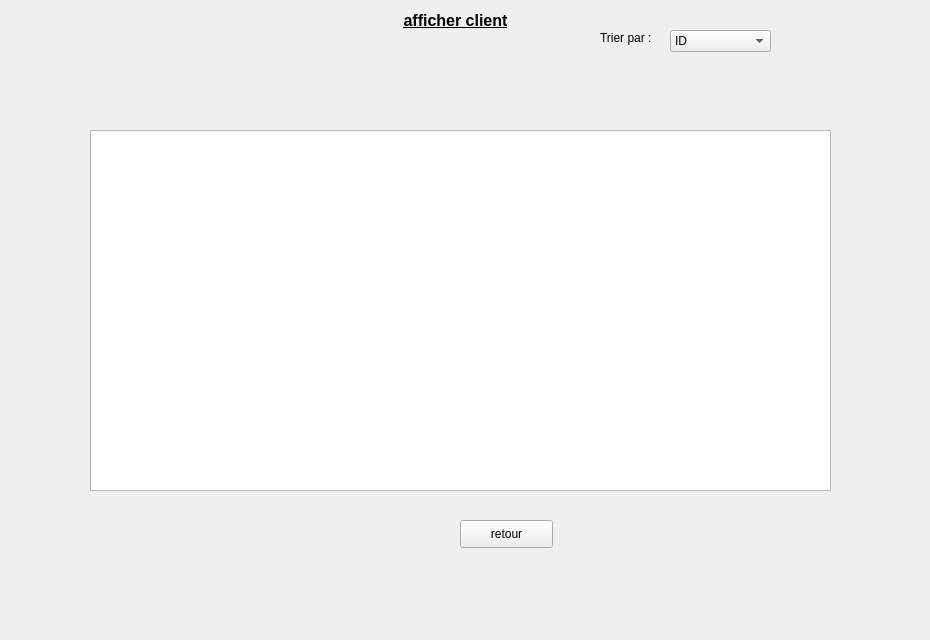
      <widget class="QWidget" name="tab_3">
       <attribute name="title">
        <string>Afficher</string>
       </attribute>
       <widget class="QLabel" name="label_13">
        <property name="geometry">
         <rect>
          <x>0</x>
          <y>0</y>
          <width>921</width>
          <height>631</height>
         </rect>
        </property>
        <property name="text">
         <string/>
        </property>
        <property name="pixmap">
         <pixmap>../../Desktop/images qt/fond.jpg</pixmap>
        </property>
        <property name="scaledContents">
         <bool>true</bool>
        </property>
       </widget>
       <widget class="QLabel" name="label_16">
        <property name="geometry">
         <rect>
          <x>0</x>
          <y>0</y>
          <width>911</width>
          <height>41</height>
         </rect>
        </property>
        <property name="text">
         <string>&lt;html&gt;&lt;head/&gt;&lt;body&gt;&lt;p align=&quot;center&quot;&gt;&lt;span style=&quot; font-size:12pt; font-weight:600; text-decoration: underline;&quot;&gt;afficher client&lt;/span&gt;&lt;/p&gt;&lt;/body&gt;&lt;/html&gt;</string>
        </property>
       </widget>
       <widget class="QPushButton" name="retour_4">
        <property name="geometry">
         <rect>
          <x>460</x>
          <y>520</y>
          <width>93</width>
          <height>28</height>
         </rect>
        </property>
        <property name="text">
         <string>retour</string>
        </property>
       </widget>
       <widget class="QComboBox" name="comboBox">
        <property name="geometry">
         <rect>
          <x>670</x>
          <y>30</y>
          <width>101</width>
          <height>22</height>
         </rect>
        </property>
        <item>
         <property name="text">
          <string>ID</string>
         </property>
        </item>
        <item>
         <property name="text">
          <string>Nom</string>
         </property>
        </item>
        <item>
         <property name="text">
          <string>Prenom</string>
         </property>
        </item>
       </widget>
       <widget class="QTableView" name="tableView">
        <property name="geometry">
         <rect>
          <x>90</x>
          <y>130</y>
          <width>741</width>
          <height>361</height>
         </rect>
        </property>
       </widget>
       <widget class="QLabel" name="label_38">
        <property name="geometry">
         <rect>
          <x>600</x>
          <y>30</y>
          <width>51</width>
          <height>16</height>
         </rect>
        </property>
        <property name="text">
         <string>Trier par :</string>
        </property>
       </widget>
      </widget>
